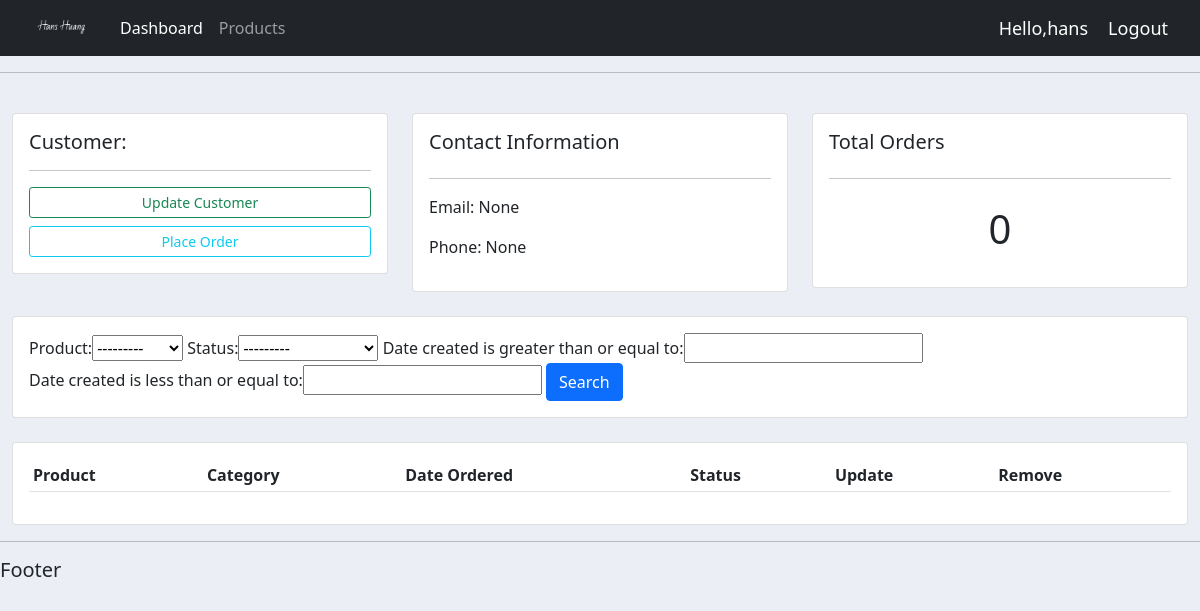
The page /customer/6 (signed in) on the database as committed earlier.
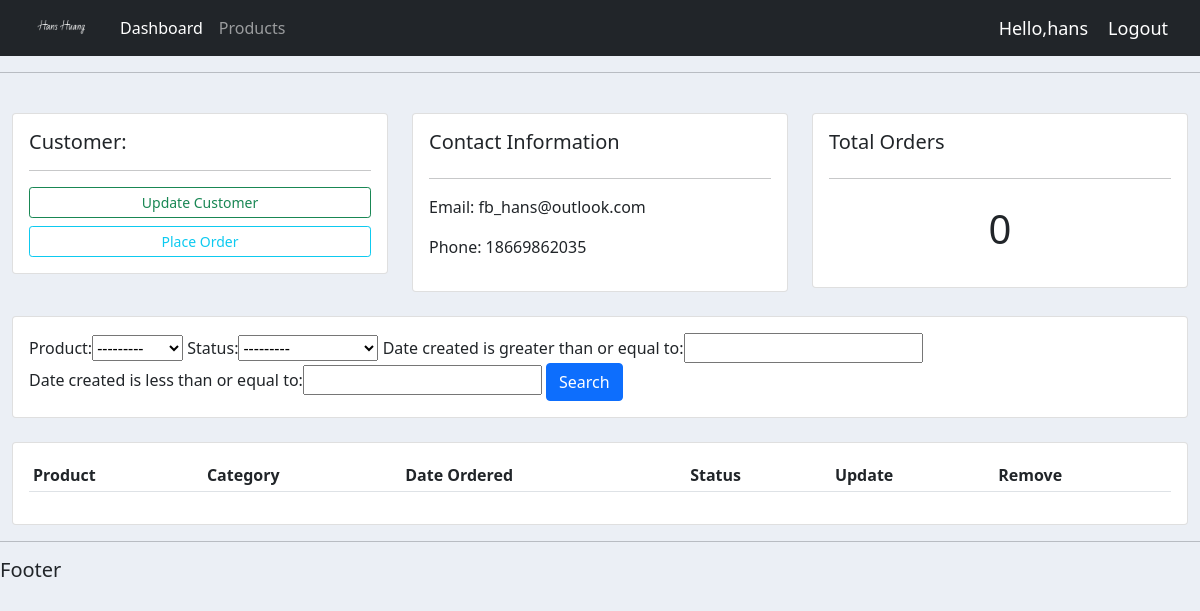
The same page on the database as committed later.
### accounts/models.py (models this page shows, shortened)
class Customer(models.Model):
    user = models.OneToOneField(User, blank=True, null=True, on_delete=models.CASCADE)
    name = models.CharField(max_length=200, null=True)
    phone = models.CharField(max_length=200, null=True)
    email = models.CharField(max_length=200, null=True)
    profile_pic = models.ImageField(default="default_profile_pic.png", null=True, blank=True)
    date_created = models.DateTimeField(auto_now_add=True, null=True)

### accounts/decorators.py (the view)
        def wrapper_func(request, *args, **kwargs):
            group = None
            if request.user.groups.exists():
                group = request.user.groups.all()[0].name
            if group in allowed_roles:
                return view_func(request, *args, **kwargs)
            else:
                return HttpResponse("You are not authorized to view this page")

### accounts/models.py (called while the page is built)
    def __str__(self):
        return self.name

### accounts/views.py (called while the page is built)
@login_required(login_url='login')
@allowed_user(allowed_roles=['admin'])
def customer(request, pk):
    customer = Customer.objects.get(pk=pk)
    orders = customer.order_set.all()
    order_count = orders.count()
    my_filter = OrderFilter(request.GET, queryset=orders)
    orders = my_filter.qs
    context = {
        'customer': customer,
        'orders': orders,
        'order_count': order_count,
        'my_filter': my_filter,
    }
    return render(request, 'accounts/customer.html', context)

### accounts/templates/accounts/customer.html (shortened to what this page needs)
{% extends 'base.html' %}
{% block content %}
    <br>
    <div class="row">
        <div class="col-md">
            <div class="card">
                <div class="card-body">
                    <h5>Customer:</h5>
                    <hr>
                    <div class="d-grid gap-2">
                        <a class="btn btn-outline-success btn-sm" href="">Update Customer</a>
                        <a class="btn btn-outline-info btn-sm" href="{% url 'create_order' customer.pk %}">Place Order</a>
                    </div>
                </div>
            </div>
        </div>
        <div class="col-md">
            <div class="card card-body">
                <h5>Contact Information</h5>
                <hr>
                <p>Email: {{ customer.email }}</p>
                <p>Phone: {{ customer.phone }}</p>
            </div>
        </div>
        <div class="col-md">
            <div class="card card-body">
                <h5>Total Orders</h5>
                <hr>
                <h1 style="text-align: center;padding: 10px">{{ order_count }}</h1>
            </div>
        </div>
    </div>
    <br>
    <div class="row">
        <div class="col">
            <div class="card card-body">
                <form method="get">
                    {{ my_filter.form }}
                    <button class="btn btn-primary" type="submit">Search</button>
                </form>
            </div>
        </div>
    </div>
    <br>
    <div class="row">
        <div class="col-md">
            <div class="card card-body">
                <table class="table table-sm">
                    <tr>
                        <th>Product</th>
                        <th>Category</th>
                        <th>Date Ordered</th>
                        <th>Status</th>
                        <th>Update</th>
                        <th>Remove</th>
                    </tr>
                </table>
            </div>
        </div>
    </div>
{% endblock %}

Rows that differ between the two databases and show on the page:
changed Customer: email "None" → "fb_hans@outlook.com"; phone "None" → "18669862035"
